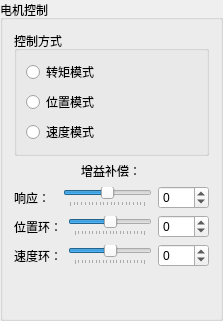
             <widget class="QGroupBox" name="groupBoxMotorControl">
              <property name="title">
               <string>电机控制</string>
              </property>
              <layout class="QGridLayout" name="gridLayout_6">
               <item row="0" column="0">
                <layout class="QVBoxLayout" name="verticalLayout_7">
                 <item>
                  <widget class="QGroupBox" name="groupBoxControlMethod">
                   <property name="title">
                    <string>控制方式</string>
                   </property>
                   <layout class="QGridLayout" name="gridLayout_5">
                    <item row="0" column="0">
                     <layout class="QVBoxLayout" name="verticalLayout_4">
                      <item>
                       <widget class="QRadioButton" name="radioButtonTorqueMode">
                        <property name="toolTip">
                         <string>&lt;html&gt;&lt;head/&gt;&lt;body&gt;&lt;p&gt;&lt;span style=&quot; font-family:'PingFang SC,Arial,微软雅黑,宋体,simsun,sans-serif'; font-size:10pt; color:#5500ff; background-color:#ffffff;&quot;&gt;通过外部模拟量的输入或直接地址的赋值设定电机轴对外输出转矩的大小&lt;/span&gt;&lt;/p&gt;&lt;/body&gt;&lt;/html&gt;</string>
                        </property>
                        <property name="text">
                         <string>转矩模式</string>
                        </property>
                        <property name="autoRepeat">
                         <bool>false</bool>
                        </property>
                       </widget>
                      </item>
                      <item>
                       <widget class="QRadioButton" name="radioButtonPositionMode">
                        <property name="toolTip">
                         <string>&lt;html&gt;&lt;head/&gt;&lt;body&gt;&lt;p&gt;&lt;span style=&quot; font-family:'PingFang SC,Arial,微软雅黑,宋体,simsun,sans-serif'; font-size:10pt; color:#5500ff; background-color:#ffffff;&quot;&gt;通过外部输入脉冲的频率确定转动速度的大小，通过脉冲的个数确定转动的角度&lt;/span&gt;&lt;/p&gt;&lt;/body&gt;&lt;/html&gt;</string>
                        </property>
                        <property name="text">
                         <string>位置模式</string>
                        </property>
                       </widget>
                      </item>
                      <item>
                       <widget class="QRadioButton" name="radioButtonVelocityMode">
                        <property name="toolTip">
                         <string>&lt;html&gt;&lt;head/&gt;&lt;body&gt;&lt;p&gt;&lt;span style=&quot; font-family:'PingFang SC,Arial,微软雅黑,宋体,simsun,sans-serif'; font-size:10pt; color:#5500ff; background-color:#ffffff;&quot;&gt;通过模拟量的输入或脉冲的频率控制进行转动速度&lt;/span&gt;&lt;/p&gt;&lt;/body&gt;&lt;/html&gt;</string>
                        </property>
                        <property name="text">
                         <string>速度模式</string>
                        </property>
                       </widget>
                      </item>
                     </layout>
                    </item>
                   </layout>
                  </widget>
                 </item>
                 <item alignment="Qt::AlignHCenter">
                  <widget class="QLabel" name="labelGainCompensate">
                   <property name="text">
                    <string>增益补偿：</string>
                   </property>
                  </widget>
                 </item>
                 <item>
                  <layout class="QVBoxLayout" name="verticalLayout_3">
                   <item>
                    <layout class="QHBoxLayout" name="horizontalLayout_5">
                     <item>
                      <widget class="QLabel" name="labelResponse">
                       <property name="toolTip">
                        <string>&lt;html&gt;&lt;head/&gt;&lt;body&gt;&lt;p&gt;&lt;span style=&quot; font-size:10pt; color:#5500ff;&quot;&gt;响应带宽衡量驱动器控制的好坏&lt;/span&gt;&lt;/p&gt;&lt;/body&gt;&lt;/html&gt;</string>
                       </property>
                       <property name="frameShape">
                        <enum>QFrame::NoFrame</enum>
                       </property>
                       <property name="frameShadow">
                        <enum>QFrame::Plain</enum>
                       </property>
                       <property name="text">
                        <string>响应：  </string>
                       </property>
                       <property name="textFormat">
                        <enum>Qt::AutoText</enum>
                       </property>
                       <property name="textInteractionFlags">
                        <set>Qt::LinksAccessibleByMouse</set>
                       </property>
                      </widget>
                     </item>
                     <item>
                      <widget class="QSlider" name="horizontalSliderResponse">
                       <property name="minimum">
                        <number>-100</number>
                       </property>
                       <property name="maximum">
                        <number>100</number>
                       </property>
                       <property name="sliderPosition">
                        <number>0</number>
                       </property>
                       <property name="tracking">
                        <bool>true</bool>
                       </property>
                       <property name="orientation">
                        <enum>Qt::Horizontal</enum>
                       </property>
                       <property name="invertedAppearance">
                        <bool>false</bool>
                       </property>
                       <property name="tickPosition">
                        <enum>QSlider::TicksBelow</enum>
                       </property>
                      </widget>
                     </item>
                     <item>
                      <widget class="QSpinBox" name="spinBoxResponse">
                       <property name="wrapping">
                        <bool>false</bool>
                       </property>
                       <property name="frame">
                        <bool>true</bool>
                       </property>
                       <property name="alignment">
                        <set>Qt::AlignLeading|Qt::AlignLeft|Qt::AlignVCenter</set>
                       </property>
                       <property name="readOnly">
                        <bool>false</bool>
                       </property>
                       <property name="buttonSymbols">
                        <enum>QAbstractSpinBox::UpDownArrows</enum>
                       </property>
                       <property name="showGroupSeparator" stdset="0">
                        <bool>false</bool>
                       </property>
                       <property name="minimum">
                        <number>-100</number>
                       </property>
                       <property name="maximum">
                        <number>100</number>
                       </property>
                      </widget>
                     </item>
                    </layout>
                   </item>
                   <item>
                    <layout class="QHBoxLayout" name="horizontalLayout_6">
                     <item>
                      <widget class="QLabel" name="labelPosLoop">
                       <property name="toolTip">
                        <string>&lt;html&gt;&lt;head/&gt;&lt;body&gt;&lt;p&gt;&lt;span style=&quot; font-family:'PingFang SC,Arial,微软雅黑,宋体,simsun,sans-serif'; font-size:10pt; color:#5500ff; background-color:#ffffff;&quot;&gt;在驱动器或外部控制器和电机编码器间构建&lt;/span&gt;&lt;/p&gt;&lt;/body&gt;&lt;/html&gt;</string>
                       </property>
                       <property name="frameShape">
                        <enum>QFrame::NoFrame</enum>
                       </property>
                       <property name="frameShadow">
                        <enum>QFrame::Plain</enum>
                       </property>
                       <property name="text">
                        <string>位置环：</string>
                       </property>
                       <property name="textFormat">
                        <enum>Qt::AutoText</enum>
                       </property>
                       <property name="textInteractionFlags">
                        <set>Qt::LinksAccessibleByMouse</set>
                       </property>
                      </widget>
                     </item>
                     <item>
                      <widget class="QSlider" name="horizontalSliderPosLoop">
                       <property name="minimum">
                        <number>-100</number>
                       </property>
                       <property name="maximum">
                        <number>100</number>
                       </property>
                       <property name="sliderPosition">
                        <number>0</number>
                       </property>
                       <property name="tracking">
                        <bool>true</bool>
                       </property>
                       <property name="orientation">
                        <enum>Qt::Horizontal</enum>
                       </property>
                       <property name="invertedAppearance">
                        <bool>false</bool>
                       </property>
                       <property name="tickPosition">
                        <enum>QSlider::TicksBelow</enum>
                       </property>
                      </widget>
                     </item>
                     <item>
                      <widget class="QSpinBox" name="spinBoxPosLoop">
                       <property name="wrapping">
                        <bool>false</bool>
                       </property>
                       <property name="frame">
                        <bool>true</bool>
                       </property>
                       <property name="alignment">
                        <set>Qt::AlignLeading|Qt::AlignLeft|Qt::AlignVCenter</set>
                       </property>
                       <property name="readOnly">
                        <bool>false</bool>
                       </property>
                       <property name="buttonSymbols">
                        <enum>QAbstractSpinBox::UpDownArrows</enum>
                       </property>
                       <property name="showGroupSeparator" stdset="0">
                        <bool>false</bool>
                       </property>
                       <property name="minimum">
                        <number>-100</number>
                       </property>
                       <property name="maximum">
                        <number>100</number>
                       </property>
                      </widget>
                     </item>
                    </layout>
                   </item>
                   <item>
                    <layout class="QHBoxLayout" name="horizontalLayout_9">
                     <item>
                      <widget class="QLabel" name="labelVelocityLoop">
                       <property name="toolTip">
                        <string>&lt;html&gt;&lt;head/&gt;&lt;body&gt;&lt;p&gt;&lt;span style=&quot; font-family:'PingFang SC,Arial,微软雅黑,宋体,simsun,sans-serif'; font-size:10pt; color:#5500ff; background-color:#ffffff;&quot;&gt;通过检测电机编码器的信号进行负反馈PID调节&lt;/span&gt;&lt;/p&gt;&lt;/body&gt;&lt;/html&gt;</string>
                       </property>
                       <property name="frameShape">
                        <enum>QFrame::NoFrame</enum>
                       </property>
                       <property name="frameShadow">
                        <enum>QFrame::Plain</enum>
                       </property>
                       <property name="text">
                        <string>速度环：</string>
                       </property>
                       <property name="textFormat">
                        <enum>Qt::AutoText</enum>
                       </property>
                       <property name="textInteractionFlags">
                        <set>Qt::LinksAccessibleByMouse</set>
                       </property>
                      </widget>
                     </item>
                     <item>
                      <widget class="QSlider" name="horizontalSliderVelocityLoop">
                       <property name="minimum">
                        <number>-100</number>
                       </property>
                       <property name="maximum">
                        <number>100</number>
                       </property>
                       <property name="sliderPosition">
                        <number>0</number>
                       </property>
                       <property name="tracking">
                        <bool>true</bool>
                       </property>
                       <property name="orientation">
                        <enum>Qt::Horizontal</enum>
                       </property>
                       <property name="invertedAppearance">
                        <bool>false</bool>
                       </property>
                       <property name="tickPosition">
                        <enum>QSlider::TicksBelow</enum>
                       </property>
                      </widget>
                     </item>
                     <item>
                      <widget class="QSpinBox" name="spinBoxVelocityLoop">
                       <property name="wrapping">
                        <bool>false</bool>
                       </property>
                       <property name="frame">
                        <bool>true</bool>
                       </property>
                       <property name="alignment">
                        <set>Qt::AlignLeading|Qt::AlignLeft|Qt::AlignVCenter</set>
                       </property>
                       <property name="readOnly">
                        <bool>false</bool>
                       </property>
                       <property name="buttonSymbols">
                        <enum>QAbstractSpinBox::UpDownArrows</enum>
                       </property>
                       <property name="showGroupSeparator" stdset="0">
                        <bool>false</bool>
                       </property>
                       <property name="minimum">
                        <number>-100</number>
                       </property>
                       <property name="maximum">
                        <number>100</number>
                       </property>
                      </widget>
                     </item>
                    </layout>
                   </item>
                  </layout>
                 </item>
                </layout>
               </item>
               <item row="1" column="0">
                <spacer name="verticalSpacer_3">
                 <property name="orientation">
                  <enum>Qt::Vertical</enum>
                 </property>
                 <property name="sizeHint" stdset="0">
                  <size>
                   <width>20</width>
                   <height>40</height>
                  </size>
                 </property>
                </spacer>
               </item>
              </layout>
             </widget>
